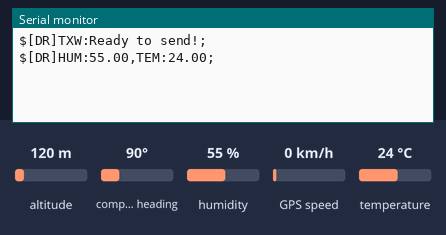
Recording of a sketch running on a simulated Arduino Uno, built with avr-gcc and run on an emulated ATmega328P. Shown: the last lines printed to the serial monitor. Inputs (shaded band) come from the test bench; at power-on: altitude 120 m, humidity 55 %, temperature 24 °C, compass heading 90°, GPS speed 0 km/h. The GPS gets a fix after 3 s at 37.7749, -122.4194 with 8 satellites; no radio packets arrive unless stated.

Above: at 1.2 s.
1.3 s: altitude set to 20 m
At 4.8 s:
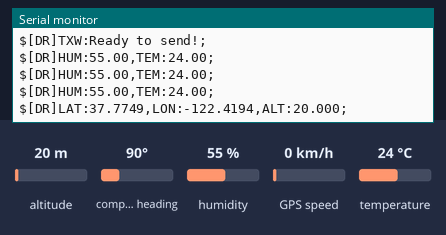
7.5 s: humidity set to 22 %
At 8.9 s:
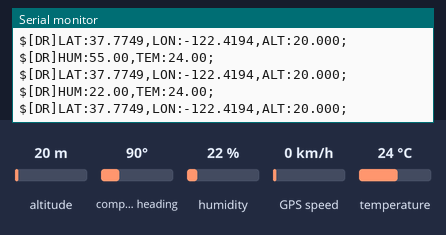
9.0 s: temperature set to 12 °C
10.5 s: altitude set to 250 m
At 11.7 s:
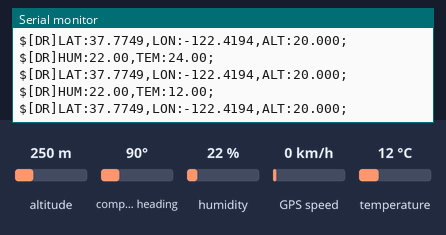
12.0 s: humidity set to 40 %
At 13.3 s:
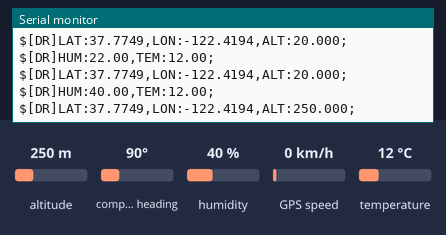
Timing chart, 0 to 14.5 s (numbered marks = the images above; inputs shaded):
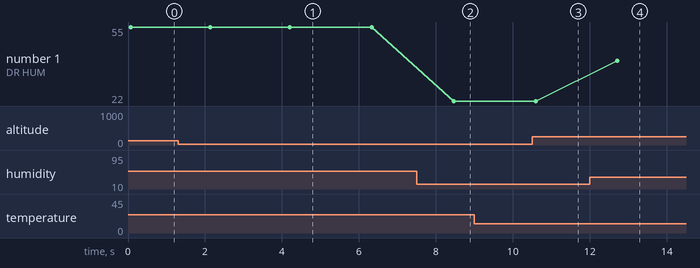

Measured:
- after the input at 1.3 s, the serial monitor: prints a new line after 2.9 s (image 1)
- after the input at 7.5 s, the serial monitor: prints a new line after 0.96 s (image 2)
- after the input at 12.0 s, the serial monitor: prints a new line after 0.72 s (image 4)
- plotted number 1: 55 → 22 after the input at 7.5 s, 22 → 40 after the input at 12.0 s

The sketch:

sat.ino
```cpp
/*
Code for the flight unit
Created by Leopoldo Mosquera and Alonso Herreros.
Owned by DeltaRiver.
*/


#include <DHT.h>
#define DHTPIN 5 // Use 5 pin to connect the data line of DHT22
#define DHTTYPE DHT22
#include <SoftwareSerial.h>
#include <TinyGPS.h>
#include <SPI.h>
#include <RH_RF95.h>
#include <String.h>

TinyGPS gps;
RH_RF95 rf95;
SoftwareSerial ss(4, 3); // Use those ports as RX & TX to conenct to GPS module
static void smartdelay(unsigned long ms); // We don't need this here, but it's not bad

//String datastring1=""; // written to, but not used
//Sring datastring2=""; // written to, but not used
//String datastring3=""; // written to, but not used
//uint8_t datasend[50];  // Storage  longtitude,latitude and altitude. written to, but not used

//char gps_lon[50]="\0"; //Storage GPS info. unused
//char gps_lat[20]="\0"; //Storage latitude. unused
//char gps_alt[20]="\0"; //Storage altitude. unused

DHT dht(DHTPIN, DHTTYPE);

//String str_humid;
//String str_temp;
static float hum;    // Stores humidity value in percent
static float temp;   // Stores temperature value in Celsius
static float flat, flon, falt;
static unsigned long age; // written to, but not used
static String str_out; // Define output string

unsigned int loopstart = millis();

void (*restart)(void) = 0; // Call this function to reset the board ;)

void setup(){
  dht.begin();
  // initialize both serial ports:
  Serial.begin(9600);  // Serial to print out GPS info in Arduino IDE
  ss.begin(9600);       // SoftSerial port to get GPS data.
  while (!Serial);
    if (!rf95.init()) {  // Defaults after init are 434.0MHz, 13dBm, Bw = 125 kHz, Cr = 4/5, Sf = 128chips/symbol, CRC on
    Serial.println("$[DR]TXW:Starting LoRa failed!;");
    delay (1000);
    restart();
  }
  /* Set frequency is 868MHz,SF is 7,SB is 125KHz,CR is 4/5 and Tx power is 20dBm */
  rf95.setFrequency(868);
  rf95.setTxPower(13);
  Serial.println("$[DR]TXW:Ready to send!;");
}

void loop(){
  if (millis() - loopstart > 25000)
    restart();

  hum = dht.readHumidity(); // %
  temp = dht.readTemperature(); // C
  //str_humid = String(hum);  // Convert Humidity to string
  //str_temp = String(temp);  // Convert Temperature to string

  if (isnan(hum) || isnan(temp)) { // If we get a NAN value, we have a problem
    Serial.println("$[DR]WRN:Failed to read from DHT sensor!;");
    //return; // [Alonso] I don't think we should return here, just move on...
  }
  else {
    str_out = "$[DR]HUM:" + String(hum, 2) + ",TEM:" + String(temp, 2) + ";\n";

    const char *msg = str_out.c_str(); // Convert to cstring (ntca)
    rf95.send((uint8_t *)msg, strlen(msg)); // Cast to uint8_t and send
    rf95.waitPacketSent();

    Serial.print(str_out); // Print the original string
  }


  /*uint8_t buf[50]; // unused
  Serial.print("$[DR]HUM:");
  Serial.print(hum);
  Serial.print(",TEM:");
  Serial.print(temp);
  Serial.println(";"); */

  /*bool newData = false; // written to, but unread
  unsigned long chars; // unused
  unsigned short sentences, failed; // unused */

  gps.f_get_position(&flat, &flon, &age);
  falt=gps.f_altitude();  //get altitude
  /*flon == TinyGPS::GPS_INVALID_F_ANGLE ? 0.0 : flon, 6;//save six decimal places
  flat == TinyGPS::GPS_INVALID_F_ANGLE ? 0.0 : flat, 6;
  falt == TinyGPS::GPS_INVALID_F_ANGLE ? 0.0 : falt, 2;//save two decimal places
  datastring1 += dtostrf(flat, 0, 6, gps_lat); // unused
  datastring2 += dtostrf(flon, 0, 6, gps_lon); // unused
  datastring3 += dtostrf(falt, 0, 2, gps_alt); // unused*/
  if(flon!=1000.000000){ // Maybe we don't need this check, but just in case we'll keep it
    //strcat(gps_lon,",");
    //strcat(gps_lon,gps_lat);
    //strcat(gps_lon,",");
    //strcat(gps_lon,gps_alt);
    //strcpy((char *)datasend,gps_lon);//the format of datasend is longtitude,latitude,altitude
    //Serial.println((char *)datasend);


    // send data
    //rf95.send(datasend, sizeof(datasend));

    str_out = "$[DR]LAT:" + String(flat, 4) + ",LON:" + String(flon, 4) + ",ALT:" + String(falt, 3) + ";\n";
    const char *msg2 = str_out.c_str(); // Compose output cstring

    Serial.print(str_out);
    rf95.send((uint8_t *)msg2, strlen(msg2));
    rf95.waitPacketSent();

    // Now wait for a reply
    //receivepacket();

  }

  // For one second we parse GPS data and report some key values
  for (unsigned long start = millis(); millis() - start < 2000;){
    while (ss.available()){
      //char c = ss.read();
      // Serial.write(c); // uncomment this line if you want to see the GPS data flowing
      gps.encode(ss.read()); // Did a new valid sentence come in?
    }
  }
  // For 1 more second we parse GPS data, and check if there's a valid reading
  //newData = gpsdelay(1000);
}

/*If the packet arrive LG01, LG01 will send a ACK and here will receive it and turn on the led.
void receivepacket(){
  uint8_t indatabuf[50];
  uint8_t len = sizeof(indatabuf);

  if (rf95.waitAvailableTimeout(3000)){
    // Should be a reply message for us now
    if (rf95.recv(indatabuf, &len)){
      Serial.println((char*)indatabuf);
    }
    else {
      Serial.println("receive failed!");
    }
  }
  else{
    Serial.println("No reply. Is ground module running or overranging the receive distance?");
  }
}*/
```
